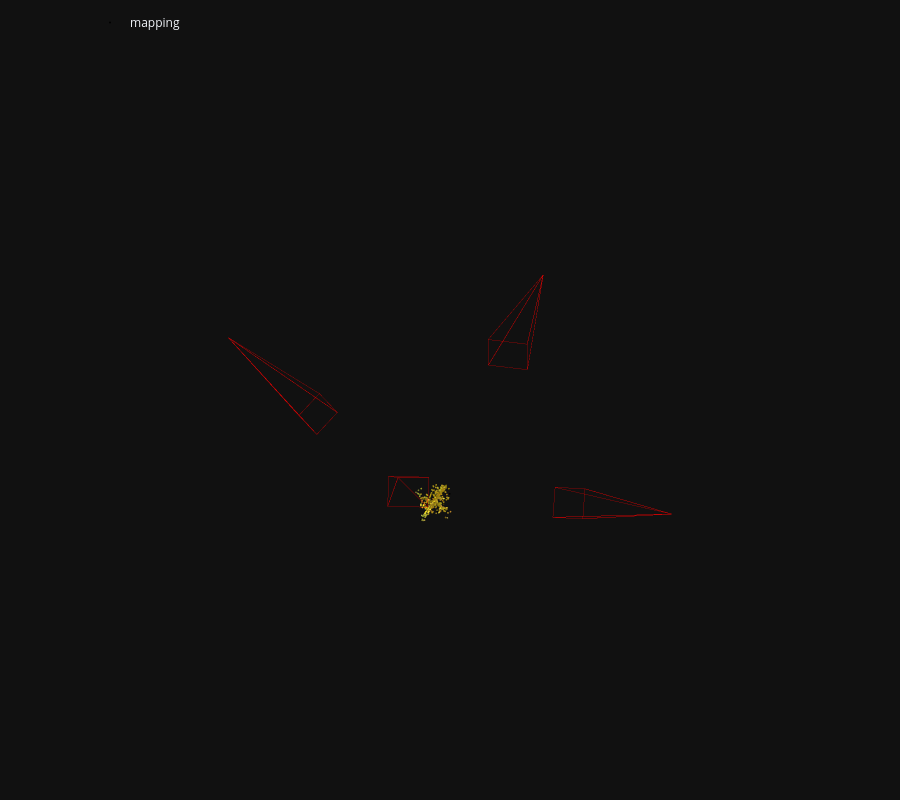

The notebook cell saved with this chart:
### Markdown cell above
The we run incremental Structure-From-Motion and display the reconstructed 3D model.

### Code cell
# Reconstruction with known camera parameters 
#opts = dict(camera_model='SIMPLE_RADIAL', camera_params=','.join(map(str, (f, cx, cy, k))))
#model = reconstruction.main(..., image_options=opts)
#By default, hloc refines the camera parameters during the reconstruction process. To prevent this, add:
#reconstruction.main(..., mapper_options=dict(ba_refine_focal_length=False, ba_refine_extra_params=False))
# The reconstruction process can be controlled with the following options:

fx, fy, cx, cy = 15400.0, 15400.0, 2000.0, 1500.0
opts = dict(
    camera_model='PINHOLE',
    camera_params=','.join(map(str, (fx, fy, cx, cy)))
)

mapper_options=dict(
    ba_refine_focal_length=False,
    ba_refine_extra_params=False
)

# ------------------------------------------------------------------
model = reconstruction.main(
    sfm_dir, images, sfm_pairs, features, matches, 
    image_list=references,
    image_options=opts,
    mapper_options = mapper_options
)
fig = viz_3d.init_figure()
viz_3d.plot_reconstruction(
    fig, model, color="rgba(255,0,0,0.5)", name="mapping", points_rgb=True
)
fig.show()

### Figure 1 — Plotly figure (JSON) as saved in the notebook; plotly's stock layout.template omitted (floating-point values rounded to 4 significant figures; data arrays with more than 128 entries replaced by an {"elided": "..."} marker saying what was removed)
{"data": [{"legendgroup": "mapping", "marker": {"color": {"elided": "380x3 int values"}, "line": {"width": 0}, "size": 1}, "mode": "markers", "name": "mapping", "type": "scatter3d", "x": {"elided": "380 float values"}, "y": {"elided": "380 float values"}, "z": {"elided": "380 float values"}}, {"hovertemplate": "Image(image_id=1, camera_id=1, name=\"mapping/22433200_20250407-145041.png\", triangulated=289/5000)", "legendgroup": "mapping", "line": {"color": "rgba(255,0,0,0.5)", "width": 1}, "mode": "lines", "name": "1", "showlegend": false, "type": "scatter3d", "x": [-3.929, -1.718, -1.28, -3.929, -1.28, -1.779, -3.929, -1.779, -2.216, -3.929, -2.216, -1.718], "y": [-0.4781, 1.018, 1.44, -0.4781, 1.44, 1.977, -0.4781, 1.977, 1.554, -0.4781, 1.554, 1.018], "z": [3.463, 6.18, 5.416, 3.463, 5.416, 5.427, 3.463, 5.427, 6.191, 3.463, 6.191, 6.18]}, {"hovertemplate": "Image(image_id=2, camera_id=2, name=\"mapping/A_20231101-094149.png\", triangulated=317/5000)", "legendgroup": "mapping", "line": {"color": "rgba(255,0,0,0.5)", "width": 1}, "mode": "lines", "name": "2", "showlegend": false, "type": "scatter3d", "x": [0.1974, -0.02984, 0.9441, 0.1974, 0.9441, 0.9207, 0.1974, 0.9207, -0.05328, 0.1974, -0.05328, -0.02984], "y": [2.637, 2.794, 2.816, 2.637, 2.816, 3.541, 2.637, 3.541, 3.519, 2.637, 3.519, 2.794], "z": [-2.371, 1.428, 1.36, -2.371, 1.36, 1.258, -2.371, 1.258, 1.326, -2.371, 1.326, 1.428]}, {"hovertemplate": "Image(image_id=3, camera_id=3, name=\"mapping/B.png\", triangulated=142/5000)", "legendgroup": "mapping", "line": {"color": "rgba(255,0,0,0.5)", "width": 1}, "mode": "lines", "name": "3", "showlegend": false, "type": "scatter3d", "x": [3.731, 2.392, 3.342, 3.731, 3.342, 3.347, 3.731, 3.347, 2.397, 3.731, 2.397, 2.392], "y": [-2.159, -0.4291, -0.3065, -2.159, -0.3065, 0.295, -2.159, 0.295, 0.1725, -2.159, 0.1725, -0.4291], "z": [0.4613, 3.579, 3.767, 0.4613, 3.767, 3.349, 0.4613, 3.349, 3.161, 0.4613, 3.161, 3.579]}, {"hovertemplate": "Image(image_id=4, camera_id=4, name=\"mapping/C_20231101-094149.png\", triangulated=177/5000)", "legendgroup": "mapping", "line": {"color": "rgba(255,0,0,0.5)", "width": 1}, "mode": "lines", "name": "4", "showlegend": false, "type": "scatter3d", "x": [6.854, 4.021, 4.748, 6.854, 4.748, 4.694, 6.854, 4.694, 3.967, 6.854, 3.967, 4.021], "y": [3.739, 3.215, 3.282, 3.739, 3.282, 4.012, 3.739, 4.012, 3.945, 3.739, 3.945, 3.215], "z": [1.91, 4.402, 5.051, 1.91, 5.051, 5.036, 1.91, 5.036, 4.387, 1.91, 4.387, 4.402]}], "layout": {"height": 800, "legend": {"orientation": "h", "x": 0.1, "xanchor": "left", "y": 0.99, "yanchor": "top"}, "margin": {"b": 0, "l": 0, "pad": 0, "r": 0, "t": 0}, "scene": {"aspectmode": "data", "camera": {"eye": {"x": 0, "y": -0.1, "z": -2}, "projection": {"type": "orthographic"}, "up": {"x": 0, "y": -1, "z": 0}}, "dragmode": "orbit", "xaxis": {"autorange": true, "showbackground": false, "showgrid": false, "showline": false, "showticklabels": true, "visible": false}, "yaxis": {"autorange": true, "showbackground": false, "showgrid": false, "showline": false, "showticklabels": true, "visible": false}, "zaxis": {"autorange": true, "showbackground": false, "showgrid": false, "showline": false, "showticklabels": true, "visible": false}}}}
